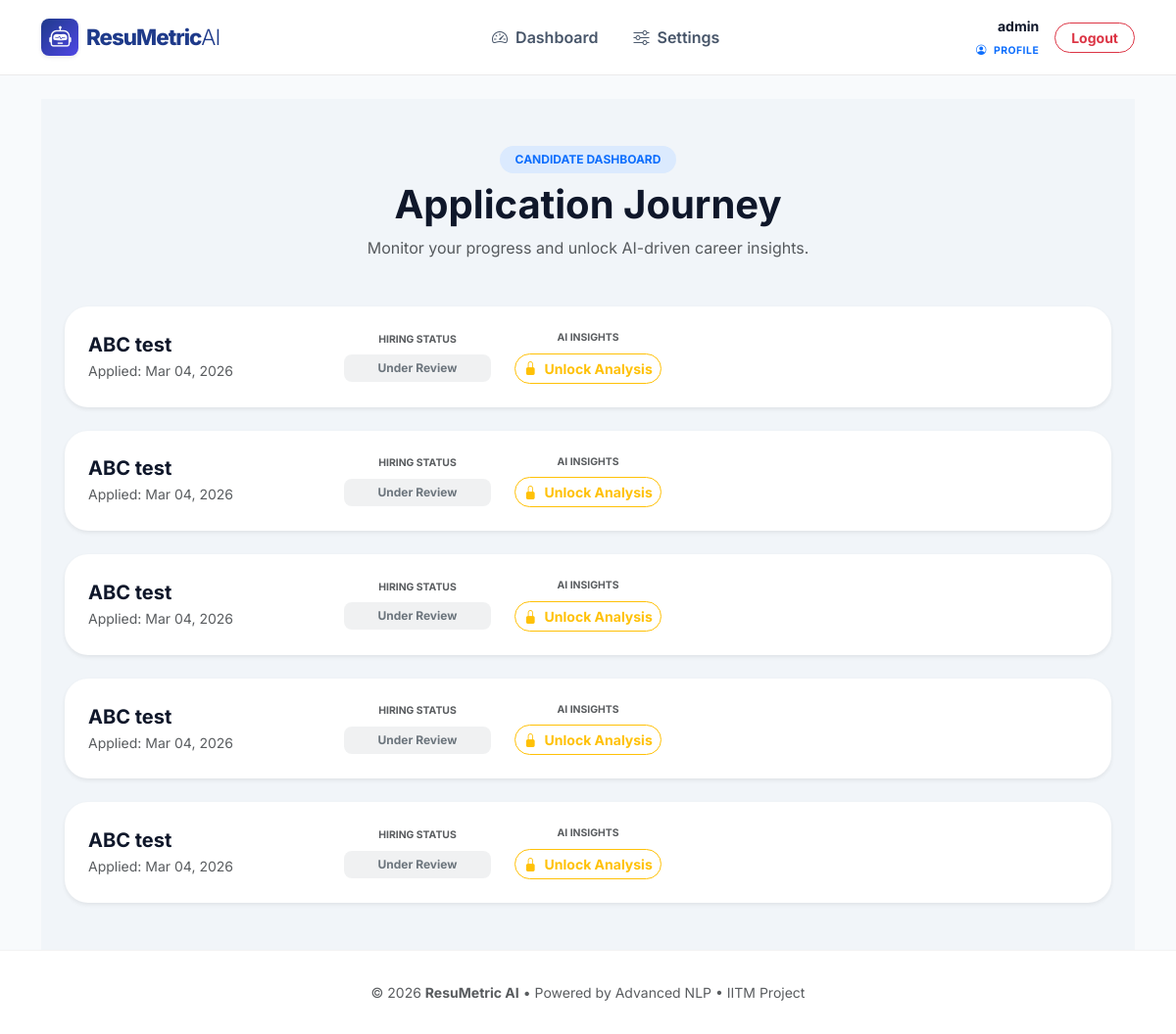
The page /screening/history/ (signed in) on the database as committed earlier.
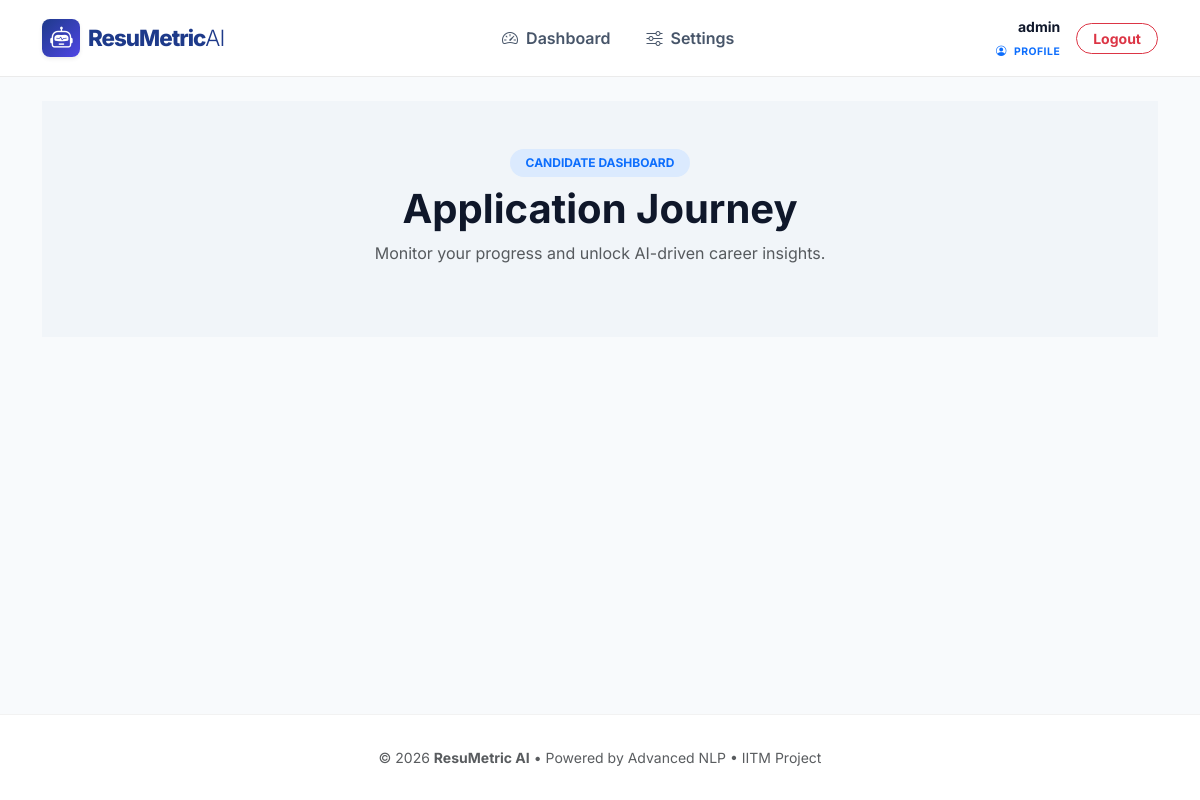
The same page on the database as committed later.
### screening/models.py (models this page shows, shortened)
class ResumeSubmission(models.Model):
    STATUS_CHOICES = [
        ('PENDING', 'Pending Review'),
        ('SHORTLISTED', 'Shortlisted'),
        ('INTERVIEW', 'Interviewing'),
        ('HIRED', 'Hired'),
        ('REJECTED', 'Rejected'),
    ]
    room = models.ForeignKey(RecruiterRoom, on_delete=models.CASCADE, related_name='submissions')
    candidate = models.ForeignKey(User, on_delete=models.CASCADE)
    resume_file = models.FileField(upload_to='submissions/')
    score = models.FloatField()
    skills = models.TextField(default="No skills identified")
    missing_skills = models.TextField(blank=True, null=True)
    submitted_at = models.DateTimeField(auto_now_add=True)
    referral_code = models.UUIDField(default=uuid.uuid4, editable=False)
    is_premium_unlocked = models.BooleanField(default=False)
    referral_click_count = models.IntegerField(default=0)
    status = models.CharField(max_length=20, choices=STATUS_CHOICES, default='PENDING')
    interview_date = models.DateField(null=True, blank=True)
    interview_time = models.TimeField(null=True, blank=True)
    interview_location = models.CharField(max_length=255, null=True, blank=True)
    interview_type = models.CharField(
        max_length=20,
        choices=[('ONLINE', 'Online'), ('ON-SITE', 'On-Site')],
        null=True, blank=True
    )
    class Meta:
        constraints = [
            models.UniqueConstraint(fields=['room', 'candidate'], name='unique_candidate_submission_per_room')
        ]

class RecruiterRoom(models.Model):
    created_by = models.ForeignKey(User, on_delete=models.CASCADE)
    name = models.CharField(max_length=255)
    slug = models.SlugField(unique=True)
    jd_text = models.TextField()
    expires_at = models.DateTimeField(null=True, blank=True)
    created_at = models.DateTimeField(auto_now_add=True)
    skill_weight = models.IntegerField(default=40)
    experience_weight = models.IntegerField(default=60)
    keyword_sensitivity = models.CharField(
        max_length=3,
        choices=[('STR', 'Strict'), ('FLX', 'Flexible')],
        default='FLX'
    )
    is_active = models.BooleanField(default=True)

### screening/views.py (the view)
# urls.py: path('history/', views.candidate_history, name='candidate_history'),
@login_required
def candidate_history(request):
    submissions = ResumeSubmission.objects.filter(candidate=request.user).order_by('-submitted_at')
    return render(request, 'screening/candidate_history.html', {'submissions': submissions})

### screening/templates/screening/candidate_history.html (shortened to what this page needs)
{% extends 'base.html' %}
{% block content %}
<div class="container-fluid py-5" style="background-color: #f1f5f9; min-vh-100;">
    <div class="container">
        <div class="mb-5 text-center">
            <span class="badge rounded-pill px-3 py-2 text-primary fw-bold mb-2" style="background-color: #dbeafe;">CANDIDATE DASHBOARD</span>
            <h1 class="fw-bold text-slate-900">Application Journey</h1>
            <p class="text-muted">Monitor your progress and unlock AI-driven career insights.</p>
        </div>
        <div class="row g-4">
            {% for sub in submissions %}
            <div class="col-12">
                <div class="card border-0 shadow-sm transition-hover" style="border-radius: 24px;">
                    <div class="card-body p-4">
                        <div class="row align-items-center">
                            <div class="col-lg-3">
                                <h5 class="fw-bold text-slate-900 mb-1">{{ sub.room.name }}</h5>
                                <p class="text-muted small mb-0">Applied: {{ sub.submitted_at|date:"M d, Y" }}</p>
                            </div>
                            <div class="col-lg-2 text-center">
                                <div class="text-muted x-small text-uppercase fw-bold mb-2">Hiring Status</div>
                                {% if sub.status == 'INTERVIEW' %}
                                    <span class="badge bg-success bg-opacity-10 text-success p-2 w-100 rounded-3 border border-success border-opacity-25">
                                        <i class="bi bi-calendar-check-fill me-1"></i> Interview Set
                                    </span>
                                {% elif sub.status == 'SHORTLISTED' %}
                                    <span class="badge bg-primary bg-opacity-10 text-primary p-2 w-100 rounded-3 border border-primary border-opacity-25">Shortlisted</span>
                                {% elif sub.status == 'REJECTED' %}
                                    <span class="badge bg-danger bg-opacity-10 text-danger p-2 w-100 rounded-3">Not Selected</span>
                                {% else %}
                                    <span class="badge bg-secondary bg-opacity-10 text-secondary p-2 w-100 rounded-3">Under Review</span>
                                {% endif %}
                            </div>
                            <div class="col-lg-2 text-center">
                                <div class="text-muted x-small text-uppercase fw-bold mb-2">AI Insights</div>
                                <div class="d-flex flex-column gap-2">
                                    {% if sub.is_premium_unlocked %}
                                        <a href="{% url 'room_detail' sub.room.slug %}" class="btn btn-sm btn-outline-primary rounded-pill fw-bold">
                                            <i class="bi bi-unlock-fill me-1"></i> View Score
                                        </a>
                                    {% else %}
                                        <a href="{% url 'room_detail' sub.room.slug %}" class="btn btn-sm btn-outline-warning rounded-pill fw-bold">
                                            <i class="bi bi-lock-fill me-1"></i> Unlock Analysis
                                        </a>
                                    {% endif %}
                                </div>
                            </div>
                        </div>
                    </div>
                </div>
            </div>
            {% endfor %}
        </div>
    </div>
</div>
{% endblock %}

Rows that differ between the two databases and show on the page:
removed ResumeSubmission: room.name "ABC test", submitted_at "Mar 04, 2026", status "Under Review", is_premium_unlocked False (drawn)
removed ResumeSubmission: room.name "ABC test", submitted_at "Mar 04, 2026", status "Under Review", is_premium_unlocked False (drawn)
removed ResumeSubmission: room.name "ABC test", submitted_at "Mar 04, 2026", status "Under Review", is_premium_unlocked False (drawn)
removed ResumeSubmission: room.name "ABC test", submitted_at "Mar 04, 2026", status "Under Review", is_premium_unlocked False (drawn)
removed ResumeSubmission: room.name "ABC test", submitted_at "Mar 04, 2026", status "Under Review", is_premium_unlocked False (drawn)
